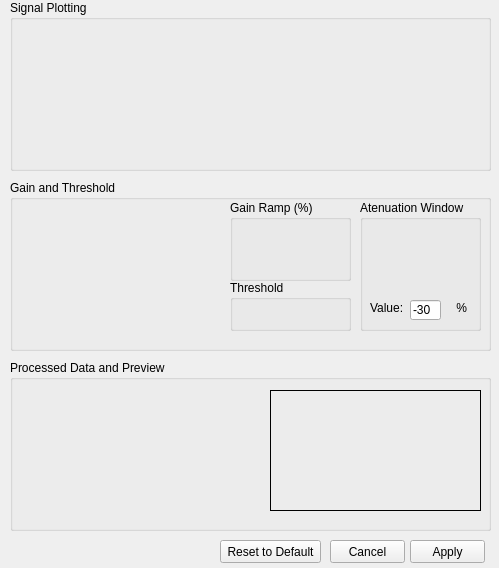
<ui version="4.0" >
 <author></author>
 <comment></comment>
 <exportmacro></exportmacro>
 <class>frmProcSinal</class>
 <widget class="QWidget" name="frmProcSinal" >
  <property name="geometry" >
   <rect>
    <x>0</x>
    <y>0</y>
    <width>499</width>
    <height>568</height>
   </rect>
  </property>
  <property name="windowTitle" >
   <string>Signal Processing Setup</string>
  </property>
  <widget class="QGroupBox" name="grpSinal" >
   <property name="geometry" >
    <rect>
     <x>10</x>
     <y>0</y>
     <width>481</width>
     <height>171</height>
    </rect>
   </property>
   <property name="title" >
    <string>Signal Plotting</string>
   </property>
   <widget class="QwtPlot" name="plotRF" >
    <property name="geometry" >
     <rect>
      <x>10</x>
      <y>20</y>
      <width>221</width>
      <height>141</height>
     </rect>
    </property>
    <property name="frameShape" >
     <enum>QFrame::NoFrame</enum>
    </property>
    <property name="frameShadow" >
     <enum>QFrame::Plain</enum>
    </property>
    <property name="canvasBackground" >
     <color>
      <red>255</red>
      <green>255</green>
      <blue>255</blue>
     </color>
    </property>
    <property name="canvasLineWidth" >
     <number>1</number>
    </property>
    <property name="xTopAxis" stdset="0" >
     <bool>false</bool>
    </property>
   </widget>
   <widget class="QwtPlot" name="plotEnv" >
    <property name="geometry" >
     <rect>
      <x>250</x>
      <y>20</y>
      <width>221</width>
      <height>141</height>
     </rect>
    </property>
    <property name="frameShape" >
     <enum>QFrame::NoFrame</enum>
    </property>
    <property name="frameShadow" >
     <enum>QFrame::Plain</enum>
    </property>
    <property name="canvasBackground" >
     <color>
      <red>255</red>
      <green>255</green>
      <blue>255</blue>
     </color>
    </property>
    <property name="canvasLineWidth" >
     <number>1</number>
    </property>
    <property name="xTopAxis" stdset="0" >
     <bool>false</bool>
    </property>
   </widget>
  </widget>
  <widget class="QGroupBox" name="grpLimiar" >
   <property name="geometry" >
    <rect>
     <x>10</x>
     <y>360</y>
     <width>481</width>
     <height>171</height>
    </rect>
   </property>
   <property name="title" >
    <string>Processed Data and Preview</string>
   </property>
   <widget class="QwtPlot" name="plotSinal" >
    <property name="geometry" >
     <rect>
      <x>20</x>
      <y>30</y>
      <width>211</width>
      <height>131</height>
     </rect>
    </property>
    <property name="font" >
     <font>
      <family>MS Shell Dlg 2</family>
      <pointsize>7</pointsize>
      <weight>50</weight>
      <italic>false</italic>
      <bold>false</bold>
      <underline>false</underline>
      <strikeout>false</strikeout>
     </font>
    </property>
    <property name="frameShape" >
     <enum>QFrame::NoFrame</enum>
    </property>
    <property name="frameShadow" >
     <enum>QFrame::Plain</enum>
    </property>
    <property name="canvasBackground" >
     <color>
      <red>255</red>
      <green>255</green>
      <blue>255</blue>
     </color>
    </property>
    <property name="canvasLineWidth" >
     <number>1</number>
    </property>
    <property name="xTopAxis" stdset="0" >
     <bool>false</bool>
    </property>
   </widget>
   <widget class="QLabel" name="imageLabel" >
    <property name="geometry" >
     <rect>
      <x>260</x>
      <y>30</y>
      <width>211</width>
      <height>121</height>
     </rect>
    </property>
    <property name="frameShape" >
     <enum>QFrame::Box</enum>
    </property>
    <property name="text" >
     <string/>
    </property>
   </widget>
  </widget>
  <widget class="QGroupBox" name="grpGanho" >
   <property name="geometry" >
    <rect>
     <x>10</x>
     <y>180</y>
     <width>481</width>
     <height>171</height>
    </rect>
   </property>
   <property name="title" >
    <string>Gain and Threshold</string>
   </property>
   <widget class="QGroupBox" name="groupBox_2" >
    <property name="geometry" >
     <rect>
      <x>350</x>
      <y>20</y>
      <width>121</width>
      <height>131</height>
     </rect>
    </property>
    <property name="title" >
     <string>Atenuation Window</string>
    </property>
    <widget class="QLabel" name="label_3" >
     <property name="geometry" >
      <rect>
       <x>10</x>
       <y>100</y>
       <width>106</width>
       <height>16</height>
      </rect>
     </property>
     <property name="text" >
      <string>Value:                %</string>
     </property>
    </widget>
    <widget class="QLineEdit" name="lineAtVal" >
     <property name="geometry" >
      <rect>
       <x>50</x>
       <y>100</y>
       <width>31</width>
       <height>20</height>
      </rect>
     </property>
     <property name="text" >
      <string>-30</string>
     </property>
    </widget>
    <widget class="QwtCounter" name="cAtWinStart" >
     <property name="geometry" >
      <rect>
       <x>10</x>
       <y>30</y>
       <width>101</width>
       <height>20</height>
      </rect>
     </property>
     <property name="numButtons" >
      <number>1</number>
     </property>
     <property name="basicstep" stdset="0" >
      <double>10</double>
     </property>
     <property name="maxValue" >
      <double>1000</double>
     </property>
     <property name="value" >
      <double>0</double>
     </property>
    </widget>
    <widget class="QwtCounter" name="cAtWinEnd" >
     <property name="geometry" >
      <rect>
       <x>10</x>
       <y>60</y>
       <width>101</width>
       <height>20</height>
      </rect>
     </property>
     <property name="numButtons" >
      <number>1</number>
     </property>
     <property name="basicstep" stdset="0" >
      <double>10</double>
     </property>
     <property name="maxValue" >
      <double>1000</double>
     </property>
     <property name="value" >
      <double>0</double>
     </property>
    </widget>
   </widget>
   <widget class="QGroupBox" name="groupBox" >
    <property name="geometry" >
     <rect>
      <x>220</x>
      <y>20</y>
      <width>121</width>
      <height>81</height>
     </rect>
    </property>
    <property name="title" >
     <string>Gain Ramp (%)</string>
    </property>
    <widget class="QwtCounter" name="cRamp1" >
     <property name="geometry" >
      <rect>
       <x>10</x>
       <y>20</y>
       <width>101</width>
       <height>20</height>
      </rect>
     </property>
     <property name="numButtons" >
      <number>2</number>
     </property>
     <property name="basicstep" stdset="0" >
      <double>1</double>
     </property>
     <property name="maxValue" >
      <double>100</double>
     </property>
     <property name="value" >
      <double>0</double>
     </property>
    </widget>
    <widget class="QwtCounter" name="cRamp2" >
     <property name="geometry" >
      <rect>
       <x>10</x>
       <y>50</y>
       <width>101</width>
       <height>20</height>
      </rect>
     </property>
     <property name="numButtons" >
      <number>2</number>
     </property>
     <property name="basicstep" stdset="0" >
      <double>1</double>
     </property>
     <property name="maxValue" >
      <double>100</double>
     </property>
     <property name="value" >
      <double>100</double>
     </property>
    </widget>
   </widget>
   <widget class="QGroupBox" name="groupBox_3" >
    <property name="geometry" >
     <rect>
      <x>220</x>
      <y>100</y>
      <width>121</width>
      <height>51</height>
     </rect>
    </property>
    <property name="title" >
     <string>Threshold</string>
    </property>
    <widget class="QwtCounter" name="cLimiar" >
     <property name="geometry" >
      <rect>
       <x>10</x>
       <y>20</y>
       <width>101</width>
       <height>20</height>
      </rect>
     </property>
     <property name="numButtons" >
      <number>1</number>
     </property>
     <property name="basicstep" stdset="0" >
      <double>0.001</double>
     </property>
     <property name="maxValue" >
      <double>100</double>
     </property>
     <property name="value" >
      <double>0</double>
     </property>
    </widget>
   </widget>
   <widget class="QwtPlot" name="plotGain" >
    <property name="geometry" >
     <rect>
      <x>10</x>
      <y>30</y>
      <width>191</width>
      <height>131</height>
     </rect>
    </property>
    <property name="frameShape" >
     <enum>QFrame::NoFrame</enum>
    </property>
    <property name="frameShadow" >
     <enum>QFrame::Plain</enum>
    </property>
    <property name="canvasBackground" >
     <color>
      <red>255</red>
      <green>255</green>
      <blue>255</blue>
     </color>
    </property>
    <property name="canvasLineWidth" >
     <number>1</number>
    </property>
    <property name="xTopAxis" stdset="0" >
     <bool>false</bool>
    </property>
   </widget>
  </widget>
  <widget class="QPushButton" name="botApply" >
   <property name="geometry" >
    <rect>
     <x>410</x>
     <y>540</y>
     <width>75</width>
     <height>23</height>
    </rect>
   </property>
   <property name="text" >
    <string>Apply</string>
   </property>
  </widget>
  <widget class="QPushButton" name="botCancel" >
   <property name="geometry" >
    <rect>
     <x>330</x>
     <y>540</y>
     <width>75</width>
     <height>23</height>
    </rect>
   </property>
   <property name="text" >
    <string>Cancel</string>
   </property>
  </widget>
  <widget class="QPushButton" name="botReset" >
   <property name="geometry" >
    <rect>
     <x>220</x>
     <y>540</y>
     <width>101</width>
     <height>23</height>
    </rect>
   </property>
   <property name="text" >
    <string>Reset to Default</string>
   </property>
  </widget>
 </widget>
 <layoutdefault spacing="5" margin="6" />
 <pixmapfunction></pixmapfunction>
 <customwidgets>
  <customwidget>
   <class>QwtCounter</class>
   <extends>QWidget</extends>
   <header>qwt_counter.h</header>
   <container>0</container>
   <pixmap></pixmap>
  </customwidget>
  <customwidget>
   <class>QwtPlot</class>
   <extends>QFrame</extends>
   <header>qwt_plot.h</header>
   <container>0</container>
   <pixmap></pixmap>
  </customwidget>
 </customwidgets>
 <resources/>
 <connections/>
</ui>
